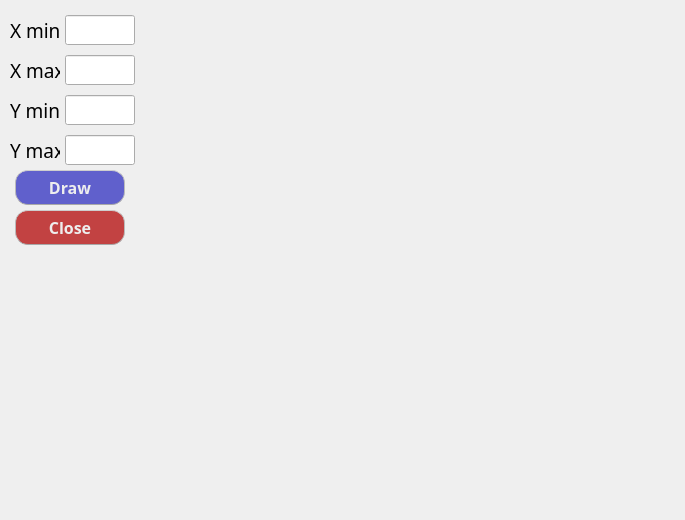
<?xml version="1.0" encoding="UTF-8"?>
<ui version="4.0">
 <class>plot</class>
 <widget class="QDialog" name="plot">
  <property name="geometry">
   <rect>
    <x>0</x>
    <y>0</y>
    <width>685</width>
    <height>520</height>
   </rect>
  </property>
  <property name="minimumSize">
   <size>
    <width>685</width>
    <height>520</height>
   </size>
  </property>
  <property name="maximumSize">
   <size>
    <width>685</width>
    <height>520</height>
   </size>
  </property>
  <property name="windowTitle">
   <string>Dialog</string>
  </property>
  <widget class="QLabel" name="label">
   <property name="geometry">
    <rect>
     <x>10</x>
     <y>15</y>
     <width>50</width>
     <height>30</height>
    </rect>
   </property>
   <property name="font">
    <font>
     <family>JetBrains Mono NL</family>
     <pointsize>14</pointsize>
    </font>
   </property>
   <property name="text">
    <string>X min:</string>
   </property>
  </widget>
  <widget class="QLabel" name="label_2">
   <property name="geometry">
    <rect>
     <x>10</x>
     <y>55</y>
     <width>50</width>
     <height>30</height>
    </rect>
   </property>
   <property name="font">
    <font>
     <family>JetBrains Mono NL</family>
     <pointsize>14</pointsize>
    </font>
   </property>
   <property name="text">
    <string>X max:</string>
   </property>
  </widget>
  <widget class="QLabel" name="label_3">
   <property name="geometry">
    <rect>
     <x>10</x>
     <y>95</y>
     <width>50</width>
     <height>30</height>
    </rect>
   </property>
   <property name="font">
    <font>
     <family>JetBrains Mono NL</family>
     <pointsize>14</pointsize>
    </font>
   </property>
   <property name="text">
    <string>Y min:</string>
   </property>
  </widget>
  <widget class="QLabel" name="label_4">
   <property name="geometry">
    <rect>
     <x>10</x>
     <y>135</y>
     <width>50</width>
     <height>30</height>
    </rect>
   </property>
   <property name="font">
    <font>
     <family>JetBrains Mono NL</family>
     <pointsize>14</pointsize>
    </font>
   </property>
   <property name="text">
    <string>Y max:</string>
   </property>
  </widget>
  <widget class="QLineEdit" name="lineEdit_xMin">
   <property name="geometry">
    <rect>
     <x>65</x>
     <y>15</y>
     <width>70</width>
     <height>30</height>
    </rect>
   </property>
   <property name="font">
    <font>
     <family>JetBrains Mono NL</family>
     <pointsize>14</pointsize>
    </font>
   </property>
   <property name="text">
    <string/>
   </property>
  </widget>
  <widget class="QLineEdit" name="lineEdit_xMax">
   <property name="geometry">
    <rect>
     <x>65</x>
     <y>55</y>
     <width>70</width>
     <height>30</height>
    </rect>
   </property>
   <property name="font">
    <font>
     <family>JetBrains Mono NL</family>
     <pointsize>14</pointsize>
    </font>
   </property>
   <property name="text">
    <string/>
   </property>
  </widget>
  <widget class="QLineEdit" name="lineEdit_yMin">
   <property name="geometry">
    <rect>
     <x>65</x>
     <y>95</y>
     <width>70</width>
     <height>30</height>
    </rect>
   </property>
   <property name="font">
    <font>
     <family>JetBrains Mono NL</family>
     <pointsize>14</pointsize>
    </font>
   </property>
   <property name="text">
    <string/>
   </property>
  </widget>
  <widget class="QLineEdit" name="lineEdit_yMax">
   <property name="geometry">
    <rect>
     <x>65</x>
     <y>135</y>
     <width>70</width>
     <height>30</height>
    </rect>
   </property>
   <property name="font">
    <font>
     <family>JetBrains Mono NL</family>
     <pointsize>14</pointsize>
    </font>
   </property>
   <property name="text">
    <string/>
   </property>
  </widget>
  <widget class="QPushButton" name="pushButton_print">
   <property name="geometry">
    <rect>
     <x>15</x>
     <y>170</y>
     <width>110</width>
     <height>40</height>
    </rect>
   </property>
   <property name="font">
    <font>
     <family>JetBrains Mono NL</family>
     <pointsize>-1</pointsize>
     <bold>true</bold>
    </font>
   </property>
   <property name="styleSheet">
    <string notr="true">QPushButton
{
  margin: 0 0 5px;
  padding: 0 12px;
  font-size: 16px;
  font-weight: bold;
  color: #eeeeee;
  background: #6060cc;
  border-width: 1px 1px 1px;
  border-style: solid;
  border-color:   #cecece #bababa #a8a8a8;
  border-radius: 13px 13px 12px 12px;
}

QPushButton::hover
{
  background: #7e7ed6;
  border-top-color: #c9c9c9;
}

QPushButton::pressed
{
  vertical-align: -5px;
  background: #313199;
  margin-bottom: 0;
  padding: 1px 13px 0;
  border-width: 0;
  border-radius: 15px;
}</string>
   </property>
   <property name="text">
    <string>Draw</string>
   </property>
  </widget>
  <widget class="QPushButton" name="pushButton_close">
   <property name="geometry">
    <rect>
     <x>15</x>
     <y>210</y>
     <width>110</width>
     <height>40</height>
    </rect>
   </property>
   <property name="font">
    <font>
     <family>JetBrains Mono NL</family>
     <pointsize>-1</pointsize>
     <bold>true</bold>
    </font>
   </property>
   <property name="styleSheet">
    <string notr="true">QPushButton
{
  margin: 0 0 5px;
  padding: 0 12px;
  font-size: 16px;
  font-weight: bold;
  color: #eeeeee;
  background: #c24242;
  border-width: 1px 1px 1px;
  border-style: solid;
  border-color:   #cecece #bababa #a8a8a8;
  border-radius: 13px 13px 12px 12px;
}

QPushButton::hover
{
  background: #cc6060;
  border-top-color: #c9c9c9;
}

QPushButton::pressed
{
  vertical-align: -5px;
  background: #993131;
  margin-bottom: 0;
  padding: 1px 13px 0;
  border-width: 0;
  border-radius: 15px;
}</string>
   </property>
   <property name="text">
    <string>Close</string>
   </property>
  </widget>
  <widget class="QCustomPlot" name="widget" native="true">
   <property name="geometry">
    <rect>
     <x>140</x>
     <y>10</y>
     <width>500</width>
     <height>490</height>
    </rect>
   </property>
   <property name="minimumSize">
    <size>
     <width>500</width>
     <height>490</height>
    </size>
   </property>
   <property name="maximumSize">
    <size>
     <width>500</width>
     <height>490</height>
    </size>
   </property>
  </widget>
 </widget>
 <customwidgets>
  <customwidget>
   <class>QCustomPlot</class>
   <extends>QWidget</extends>
   <header>qcustomplot.h</header>
   <container>1</container>
  </customwidget>
 </customwidgets>
 <resources/>
 <connections/>
</ui>
